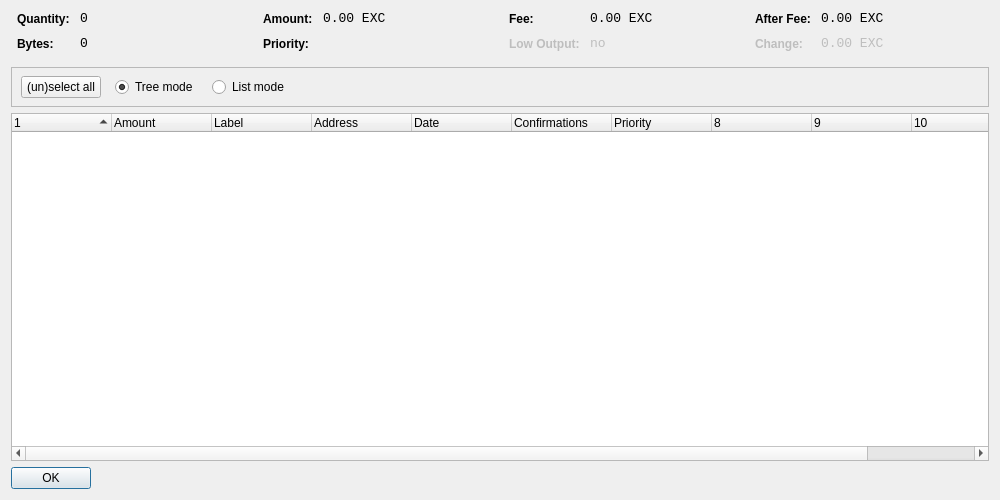
<?xml version="1.0" encoding="UTF-8"?>
<ui version="4.0">
 <class>CoinControlDialog</class>
 <widget class="QDialog" name="CoinControlDialog">
  <property name="geometry">
   <rect>
    <x>0</x>
    <y>0</y>
    <width>1000</width>
    <height>500</height>
   </rect>
  </property>
  <property name="windowTitle">
   <string>Coin Control</string>
  </property>
  <layout class="QVBoxLayout" name="verticalLayout">
   <item>
    <layout class="QHBoxLayout" name="horizontalLayoutTop" stretch="0,0,0,0">
     <property name="topMargin">
      <number>0</number>
     </property>
     <property name="bottomMargin">
      <number>10</number>
     </property>
     <item>
      <layout class="QFormLayout" name="formLayoutCoinControl1">
       <property name="horizontalSpacing">
        <number>10</number>
       </property>
       <property name="verticalSpacing">
        <number>10</number>
       </property>
       <property name="leftMargin">
        <number>6</number>
       </property>
       <property name="rightMargin">
        <number>6</number>
       </property>
       <item row="0" column="0">
        <widget class="QLabel" name="labelCoinControlQuantityText">
         <property name="styleSheet">
          <string notr="true">font-weight:bold;</string>
         </property>
         <property name="text">
          <string>Quantity:</string>
         </property>
        </widget>
       </item>
       <item row="0" column="1">
        <widget class="QLabel" name="labelCoinControlQuantity">
         <property name="font">
          <font>
           <family>Monospace</family>
           <pointsize>10</pointsize>
          </font>
         </property>
         <property name="cursor">
          <cursorShape>IBeamCursor</cursorShape>
         </property>
         <property name="contextMenuPolicy">
          <enum>Qt::ActionsContextMenu</enum>
         </property>
         <property name="text">
          <string notr="true">0</string>
         </property>
         <property name="textInteractionFlags">
          <set>Qt::LinksAccessibleByMouse|Qt::TextSelectableByKeyboard|Qt::TextSelectableByMouse</set>
         </property>
        </widget>
       </item>
       <item row="1" column="0">
        <widget class="QLabel" name="labelCoinControlBytesText">
         <property name="styleSheet">
          <string notr="true">font-weight:bold;</string>
         </property>
         <property name="text">
          <string>Bytes:</string>
         </property>
        </widget>
       </item>
       <item row="1" column="1">
        <widget class="QLabel" name="labelCoinControlBytes">
         <property name="font">
          <font>
           <family>Monospace</family>
           <pointsize>10</pointsize>
          </font>
         </property>
         <property name="cursor">
          <cursorShape>IBeamCursor</cursorShape>
         </property>
         <property name="contextMenuPolicy">
          <enum>Qt::ActionsContextMenu</enum>
         </property>
         <property name="text">
          <string notr="true">0</string>
         </property>
         <property name="textInteractionFlags">
          <set>Qt::LinksAccessibleByMouse|Qt::TextSelectableByKeyboard|Qt::TextSelectableByMouse</set>
         </property>
        </widget>
       </item>
      </layout>
     </item>
     <item>
      <layout class="QFormLayout" name="formLayoutCoinControl2">
       <property name="horizontalSpacing">
        <number>10</number>
       </property>
       <property name="verticalSpacing">
        <number>10</number>
       </property>
       <property name="leftMargin">
        <number>6</number>
       </property>
       <property name="rightMargin">
        <number>6</number>
       </property>
       <item row="0" column="0">
        <widget class="QLabel" name="labelCoinControlAmountText">
         <property name="styleSheet">
          <string notr="true">font-weight:bold;</string>
         </property>
         <property name="text">
          <string>Amount:</string>
         </property>
        </widget>
       </item>
       <item row="0" column="1">
        <widget class="QLabel" name="labelCoinControlAmount">
         <property name="font">
          <font>
           <family>Monospace</family>
           <pointsize>10</pointsize>
          </font>
         </property>
         <property name="cursor">
          <cursorShape>IBeamCursor</cursorShape>
         </property>
         <property name="contextMenuPolicy">
          <enum>Qt::ActionsContextMenu</enum>
         </property>
         <property name="text">
          <string notr="true">0.00 EXC</string>
         </property>
         <property name="textInteractionFlags">
          <set>Qt::LinksAccessibleByMouse|Qt::TextSelectableByKeyboard|Qt::TextSelectableByMouse</set>
         </property>
        </widget>
       </item>
       <item row="1" column="0">
        <widget class="QLabel" name="labelCoinControlPriorityText">
         <property name="styleSheet">
          <string notr="true">font-weight:bold;</string>
         </property>
         <property name="text">
          <string>Priority:</string>
         </property>
        </widget>
       </item>
       <item row="1" column="1">
        <widget class="QLabel" name="labelCoinControlPriority">
         <property name="font">
          <font>
           <family>Monospace</family>
           <pointsize>10</pointsize>
          </font>
         </property>
         <property name="cursor">
          <cursorShape>IBeamCursor</cursorShape>
         </property>
         <property name="contextMenuPolicy">
          <enum>Qt::ActionsContextMenu</enum>
         </property>
         <property name="text">
          <string/>
         </property>
         <property name="textInteractionFlags">
          <set>Qt::LinksAccessibleByMouse|Qt::TextSelectableByKeyboard|Qt::TextSelectableByMouse</set>
         </property>
        </widget>
       </item>
      </layout>
     </item>
     <item>
      <layout class="QFormLayout" name="formLayoutCoinControl3">
       <property name="horizontalSpacing">
        <number>10</number>
       </property>
       <property name="verticalSpacing">
        <number>10</number>
       </property>
       <property name="leftMargin">
        <number>6</number>
       </property>
       <property name="rightMargin">
        <number>6</number>
       </property>
       <item row="0" column="0">
        <widget class="QLabel" name="labelCoinControlFeeText">
         <property name="styleSheet">
          <string notr="true">font-weight:bold;</string>
         </property>
         <property name="text">
          <string>Fee:</string>
         </property>
        </widget>
       </item>
       <item row="0" column="1">
        <widget class="QLabel" name="labelCoinControlFee">
         <property name="font">
          <font>
           <family>Monospace</family>
           <pointsize>10</pointsize>
          </font>
         </property>
         <property name="cursor">
          <cursorShape>IBeamCursor</cursorShape>
         </property>
         <property name="contextMenuPolicy">
          <enum>Qt::ActionsContextMenu</enum>
         </property>
         <property name="text">
          <string notr="true">0.00 EXC</string>
         </property>
         <property name="textInteractionFlags">
          <set>Qt::LinksAccessibleByMouse|Qt::TextSelectableByKeyboard|Qt::TextSelectableByMouse</set>
         </property>
        </widget>
       </item>
       <item row="1" column="0">
        <widget class="QLabel" name="labelCoinControlLowOutputText">
         <property name="enabled">
          <bool>false</bool>
         </property>
         <property name="styleSheet">
          <string notr="true">font-weight:bold;</string>
         </property>
         <property name="text">
          <string>Low Output:</string>
         </property>
        </widget>
       </item>
       <item row="1" column="1">
        <widget class="QLabel" name="labelCoinControlLowOutput">
         <property name="enabled">
          <bool>false</bool>
         </property>
         <property name="font">
          <font>
           <family>Monospace</family>
           <pointsize>10</pointsize>
          </font>
         </property>
         <property name="cursor">
          <cursorShape>IBeamCursor</cursorShape>
         </property>
         <property name="contextMenuPolicy">
          <enum>Qt::ActionsContextMenu</enum>
         </property>
         <property name="text">
          <string notr="true">no</string>
         </property>
         <property name="textInteractionFlags">
          <set>Qt::LinksAccessibleByMouse|Qt::TextSelectableByKeyboard|Qt::TextSelectableByMouse</set>
         </property>
        </widget>
       </item>
      </layout>
     </item>
     <item>
      <layout class="QFormLayout" name="formLayoutCoinControl4">
       <property name="horizontalSpacing">
        <number>10</number>
       </property>
       <property name="verticalSpacing">
        <number>10</number>
       </property>
       <property name="leftMargin">
        <number>6</number>
       </property>
       <property name="rightMargin">
        <number>6</number>
       </property>
       <item row="0" column="0">
        <widget class="QLabel" name="labelCoinControlAfterFeeText">
         <property name="styleSheet">
          <string notr="true">font-weight:bold;</string>
         </property>
         <property name="text">
          <string>After Fee:</string>
         </property>
        </widget>
       </item>
       <item row="0" column="1">
        <widget class="QLabel" name="labelCoinControlAfterFee">
         <property name="font">
          <font>
           <family>Monospace</family>
           <pointsize>10</pointsize>
          </font>
         </property>
         <property name="cursor">
          <cursorShape>IBeamCursor</cursorShape>
         </property>
         <property name="contextMenuPolicy">
          <enum>Qt::ActionsContextMenu</enum>
         </property>
         <property name="text">
          <string notr="true">0.00 EXC</string>
         </property>
         <property name="textInteractionFlags">
          <set>Qt::LinksAccessibleByMouse|Qt::TextSelectableByKeyboard|Qt::TextSelectableByMouse</set>
         </property>
        </widget>
       </item>
       <item row="1" column="0">
        <widget class="QLabel" name="labelCoinControlChangeText">
         <property name="enabled">
          <bool>false</bool>
         </property>
         <property name="styleSheet">
          <string notr="true">font-weight:bold;</string>
         </property>
         <property name="text">
          <string>Change:</string>
         </property>
        </widget>
       </item>
       <item row="1" column="1">
        <widget class="QLabel" name="labelCoinControlChange">
         <property name="enabled">
          <bool>false</bool>
         </property>
         <property name="font">
          <font>
           <family>Monospace</family>
           <pointsize>10</pointsize>
          </font>
         </property>
         <property name="cursor">
          <cursorShape>IBeamCursor</cursorShape>
         </property>
         <property name="contextMenuPolicy">
          <enum>Qt::ActionsContextMenu</enum>
         </property>
         <property name="text">
          <string notr="true">0.00 EXC</string>
         </property>
         <property name="textInteractionFlags">
          <set>Qt::LinksAccessibleByMouse|Qt::TextSelectableByKeyboard|Qt::TextSelectableByMouse</set>
         </property>
        </widget>
       </item>
      </layout>
     </item>
    </layout>
   </item>
   <item>
    <widget class="QFrame" name="frame">
     <property name="minimumSize">
      <size>
       <width>0</width>
       <height>40</height>
      </size>
     </property>
     <property name="frameShape">
      <enum>QFrame::StyledPanel</enum>
     </property>
     <property name="frameShadow">
      <enum>QFrame::Sunken</enum>
     </property>
     <widget class="QWidget" name="horizontalLayoutWidget">
      <property name="geometry">
       <rect>
        <x>10</x>
        <y>0</y>
        <width>781</width>
        <height>41</height>
       </rect>
      </property>
      <layout class="QHBoxLayout" name="horizontalLayoutPanel" stretch="0,0,0,0,0">
       <property name="spacing">
        <number>14</number>
       </property>
       <item>
        <widget class="QPushButton" name="pushButtonSelectAll">
         <property name="sizePolicy">
          <sizepolicy hsizetype="Maximum" vsizetype="Fixed">
           <horstretch>0</horstretch>
           <verstretch>0</verstretch>
          </sizepolicy>
         </property>
         <property name="text">
          <string>(un)select all</string>
         </property>
        </widget>
       </item>
       <item>
        <widget class="QRadioButton" name="radioTreeMode">
         <property name="sizePolicy">
          <sizepolicy hsizetype="Maximum" vsizetype="Fixed">
           <horstretch>0</horstretch>
           <verstretch>0</verstretch>
          </sizepolicy>
         </property>
         <property name="text">
          <string>Tree mode</string>
         </property>
         <property name="checked">
          <bool>true</bool>
         </property>
        </widget>
       </item>
       <item>
        <widget class="QRadioButton" name="radioListMode">
         <property name="sizePolicy">
          <sizepolicy hsizetype="Maximum" vsizetype="Fixed">
           <horstretch>0</horstretch>
           <verstretch>0</verstretch>
          </sizepolicy>
         </property>
         <property name="text">
          <string>List mode</string>
         </property>
        </widget>
       </item>
       <item>
        <spacer name="horizontalSpacer">
         <property name="orientation">
          <enum>Qt::Horizontal</enum>
         </property>
         <property name="sizeHint" stdset="0">
          <size>
           <width>40</width>
           <height>20</height>
          </size>
         </property>
        </spacer>
       </item>
      </layout>
     </widget>
    </widget>
   </item>
   <item>
    <widget class="CoinControlTreeWidget" name="treeWidget">
     <property name="contextMenuPolicy">
      <enum>Qt::CustomContextMenu</enum>
     </property>
     <property name="sortingEnabled">
      <bool>false</bool>
     </property>
     <property name="columnCount">
      <number>11</number>
     </property>
     <attribute name="headerShowSortIndicator" stdset="0">
      <bool>true</bool>
     </attribute>
     <attribute name="headerStretchLastSection">
      <bool>false</bool>
     </attribute>
     <column>
      <property name="text">
       <string/>
      </property>
     </column>
     <column>
      <property name="text">
       <string>Amount</string>
      </property>
     </column>
     <column>
      <property name="text">
       <string>Label</string>
      </property>
     </column>
     <column>
      <property name="text">
       <string>Address</string>
      </property>
     </column>
     <column>
      <property name="text">
       <string>Date</string>
      </property>
     </column>
     <column>
      <property name="text">
       <string>Confirmations</string>
      </property>
      <property name="toolTip">
       <string>Confirmed</string>
      </property>
     </column>
     <column>
      <property name="text">
       <string>Priority</string>
      </property>
     </column>
     <column>
      <property name="text">
       <string/>
      </property>
     </column>
     <column>
      <property name="text">
       <string/>
      </property>
     </column>
     <column>
      <property name="text">
       <string/>
      </property>
     </column>
     <column>
      <property name="text">
       <string/>
      </property>
     </column>
    </widget>
   </item>
   <item>
    <widget class="QDialogButtonBox" name="buttonBox">
     <property name="sizePolicy">
      <sizepolicy hsizetype="Maximum" vsizetype="Fixed">
       <horstretch>0</horstretch>
       <verstretch>0</verstretch>
      </sizepolicy>
     </property>
     <property name="orientation">
      <enum>Qt::Horizontal</enum>
     </property>
     <property name="standardButtons">
      <set>QDialogButtonBox::Ok</set>
     </property>
    </widget>
   </item>
  </layout>
 </widget>
 <customwidgets>
  <customwidget>
   <class>CoinControlTreeWidget</class>
   <extends>QTreeWidget</extends>
   <header>coincontroltreewidget.h</header>
  </customwidget>
 </customwidgets>
 <resources/>
 <connections/>
</ui>
